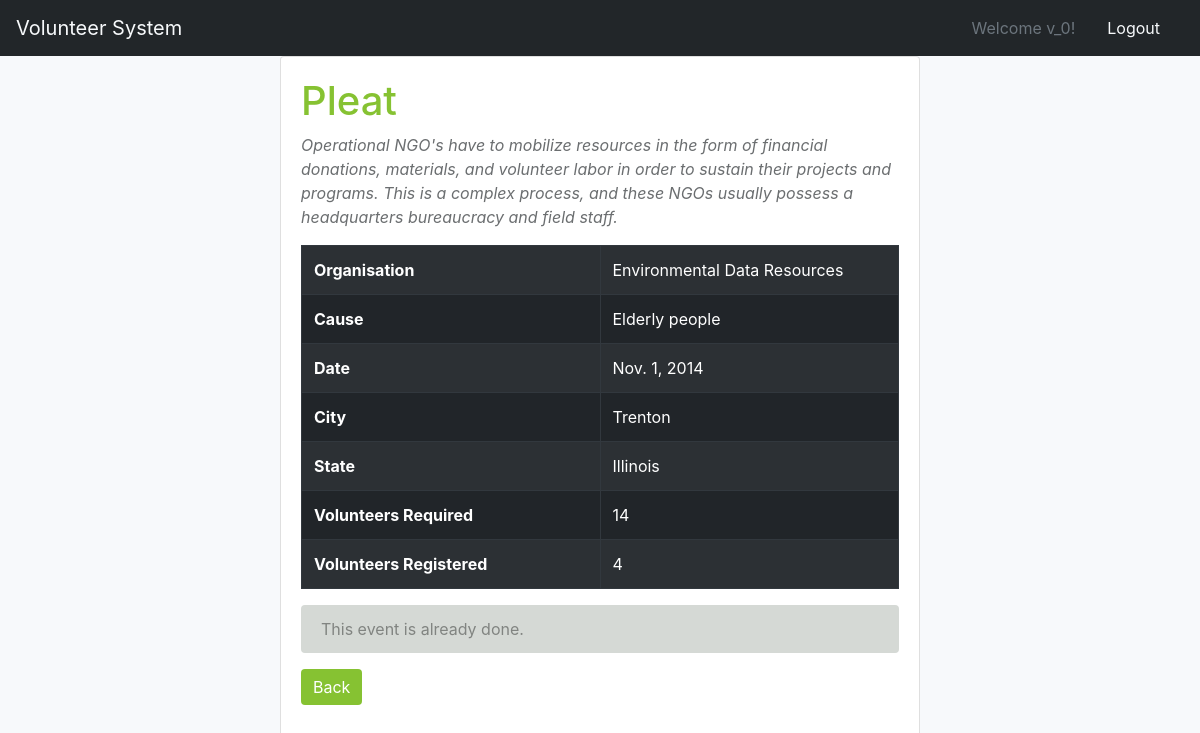
Screenshot of /volunteer/events/2 (signed in) with the database file from the repository.
### volunteer_system/models.py (models this page shows, shortened)
class User(AbstractUser):
	is_org = models.BooleanField(default = False)

class Event(models.Model):
    org = models.ForeignKey(Organisation, on_delete=models.CASCADE)
    title = models.CharField(max_length=30)
    description = models.CharField(max_length=500)
    cause = models.ForeignKey(Cause, on_delete= models.CASCADE)
    city = models.CharField(max_length=30)
    state = models.CharField(max_length=30)
    num_req = models.IntegerField(validators=[MinValueValidator(1)])
    date = models.DateField()

class Organisation(models.Model):
    user = models.ForeignKey(User, on_delete=models.CASCADE, primary_key=True)
    name = models.CharField(max_length=30)
    def __str__(self):
        return self.name

class Cause(models.Model):
    category = models.CharField(max_length=50)
    def __str__(self):
        return self.category

### volunteer_system/views/volunteer.py (the view)
# urls.py: path('events/<int:pk>', volunteer.EventDetailView.as_view(), name = 'detail_event'),
@method_decorator([login_required, volunteer_required], name='dispatch')
class EventDetailView(DetailView):
	model = Event
	template_name = 'volunteer_system/volunteer/detail_events.html'
	def get_context_data(self, **kwargs):
	    event = self.object
	    volunteer = Volunteer.objects.get(user = self.request.user)
	    context = super().get_context_data(**kwargs)
	    context['num_registered'] = Registration.objects.filter(event=event).count()
	    context['people_req'] = event.num_req > context['num_registered']
	    context['future_date'] = event.date >= date.today()
	    context['not_registered'] = Registration.objects.filter(event = event, volunteer = volunteer).count() == 0
	    return context

### volunteer_system/templates/volunteer_system/volunteer/detail_events.html
{% extends 'base.html' %}
{% load crispy_forms_tags %}
{% block content %}
<div class="card" style="width:40rem;height:45rem;margin:0 auto;">
    <div class="card-body">
<h1 style="color:#86c232">{{object.title}}</h1>
<p style="color: #6b6e70;font-size:1rem;"><i>{{ object.description}}</i></p>
<table class="table table-bordered table-dark table-striped">
	<tr>
	<th style='width:50%'>Organisation</th>
	<td>{{ object.org }}</td>
	</tr>
	<tr>
	<th>Cause</th>
	<td>{{ object.cause }}</td>
	</tr>
	<tr>
	<th>Date</th>
	<td>{{ object.date }}</td>
	</tr>
	<tr>
	<th>City</th>
	<td>{{ object.city }}</td>
	</tr>
	<tr>
	<th>State</th>
	<td>{{ object.state}}</td>
	</tr>
	<tr>
	<th>Volunteers Required</th>
	<td>{{ object.num_req }}</td>
	</tr>
	<tr>
	<th>Volunteers Registered</th>
	<td>{{ num_registered }}</td>
	</tr>
</table>
{% if people_req and future_date and not_registered%}
<a class="btn btn-primary" style="background-color:#86c232;border:#86c232;"href= "{% url 'volunteers:register' object.pk %}">  Register </a>
{%elif not not_registered and future_date%}
<div class="alert alert-success" style="background-color:#D5D9D5;border:#818481; color:#818481" role="alert">
  You are registered for this event!
</div>
<a class="btn btn-primary" style="background-color:#86c232;border:#86c232;"href= "{% url 'volunteers:deregister' object.pk %}"> Deregister </a>
{% elif not people_req%}
<div class="alert alert-success" style="background-color:#D5D9D5;border:#818481; color:#818481" role="alert">
  The event registration is full.
</div>
{%elif not not_registered and not future_date%}
<div class="alert alert-success" style="background-color:#D5D9D5;border:#818481; color:#818481" role="alert">
  You were a volunteer for this event!
</div>
{%elif not future_date%}
<div class="alert alert-success" style="background-color:#D5D9D5;border:#818481; color:#818481" role="alert">
  This event is already done.
</div>
{%endif%}
<a class="btn btn-primary" style="background-color:#86c232;border:#86c232;" href="{% url 'volunteers:eventsearch' %}"> Back </a>
 </div>
</div>
{% endblock %}

### templates/base.html (shortened to what this page needs)
{% load static %}<!DOCTYPE html>
<html lang="en">
<head>
	<link rel="stylesheet" href="https://maxcdn.bootstrapcdn.com/bootstrap/4.0.0/css/bootstrap.min.css">
  <link rel="stylesheet" type="text/css" href="{% static 'vendor/fontello-2f186091/css/fontello.css' %}">
  <link rel="stylesheet" type="text/css" href="{% static 'css/app.css' %}">
</head>
<body>
<nav class="navbar navbar-expand-lg">
  <a class="navbar-brand" href="{% url 'home' %}">Volunteer System</a>
  <div class="collapse navbar-collapse" id="navbarNavAltMarkup">
    <div class="navbar-nav">
      {% if user.is_authenticated %}
        <a class="nav-item nav-link disabled" href="#" tabindex="-1" aria-disabled="true">
        Welcome {{ user.username }}!</a>
      	<a class="nav-item nav-link" href="{% url 'logout' %}" >Logout</a>
      {% else %}
      	<a class="nav-item nav-link" href="{% url 'signup' %}" >Signup</a>
      	<a class="nav-item nav-link" href="{% url 'login' %}" >Login</a>
      {% endif %}
    </div>
  </div>
</nav>
<header class="page-header header container-fluid">
      {% block content %}
      {% endblock %}
</header>
</body>
</html>

### static/css/app.css (style rules this page uses)
body { padding: 0; margin: 0; background: #f7f9fb; }
.navbar { background:#222629; }
.nav-link, .navbar-brand { color: #f7f9fb; cursor: pointer; margin-right: 1em !important; }
.navbar-collapse { justify-content: flex-end; }

### rows the page displays
User: username "v_0"
Event: title "Pleat", description "Operational NGO's have to mobilize resources in the form of financial donations, materials, and volunteer labor in order to sustain their projects and programs. This is a complex process, and these NGOs usually possess a headquarters bureaucracy and field staff.", org "Environmental Data Resources", cause "Elderly people", date "Nov. 1, 2014", city "Trenton", state "Illinois", num_req "14"

### other values shown
{{ num_registered }} "4"
